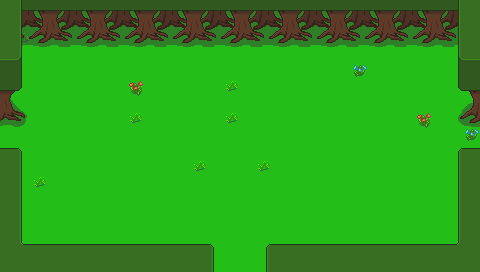

The image is a tile-based game level rendered from a .tmx file. Its description and complete source (layers, tilesets, objects, tile grids) follow:
An orthogonal 30x17 tile map with 16x16 px tiles, 3 tile layers (Base, Ground, Upper) and 4 objects (3x Entrance, ResourceSpawn).

<map version="1.2" tiledversion="1.3.3" orientation="orthogonal" renderorder="right-down" width="30" height="17" tilewidth="16" tileheight="16" infinite="0" nextlayerid="22" nextobjectid="49">
 <properties>
  <property name="ActiveSpawn" type="int" value="0" />
  <property name="Dungeon" value="Forest" />
  <property name="Outside" type="bool" value="false" />
  <property name="ResourcesMinMax" value="30-60" />
 </properties>
 <tileset firstgid="1" source="tilesetManorGrounds.tsx" />
 <layer id="19" name="Base" width="30" height="17">
  <data encoding="csv">
246,289,289,27,27,205,27,289,27,289,283,289,27,289,283,289,27,27,205,205,205,289,289,27,205,205,289,289,205,246,
246,27,289,289,205,289,27,205,205,289,27,27,205,205,27,289,27,289,289,27,27,205,289,27,205,27,289,205,27,246,
246,283,27,27,27,205,205,205,205,289,289,205,205,27,289,27,289,27,205,289,27,205,27,27,205,27,289,27,205,246,
246,27,289,27,27,27,27,289,289,205,205,289,205,205,205,289,205,27,289,289,205,27,205,205,27,27,289,27,27,246,
246,27,27,27,27,27,27,27,289,205,205,289,289,27,205,289,205,27,27,27,205,205,36,27,27,289,27,289,27,246,
289,27,289,205,289,27,205,289,77,27,289,205,205,205,283,289,289,27,289,289,27,289,205,27,205,289,27,27,205,205,
205,27,289,205,27,27,27,289,27,27,27,27,205,289,27,289,289,205,205,289,205,205,27,27,205,289,205,289,27,27,
27,289,289,27,27,289,289,289,283,205,289,27,205,205,283,289,205,205,205,205,27,205,27,205,27,27,77,27,289,289,
205,205,205,27,27,27,27,289,289,27,205,205,205,27,205,27,27,205,27,289,289,205,27,289,27,289,27,205,289,36,
289,27,205,27,289,205,27,27,205,205,289,205,289,205,289,289,289,27,205,205,289,289,27,289,205,27,27,289,27,27,
246,27,205,205,27,289,27,205,27,205,205,205,283,205,289,27,283,205,205,27,205,205,289,289,205,27,27,27,27,246,
246,27,283,289,205,289,27,27,289,27,289,205,27,27,289,205,27,205,27,289,27,27,205,27,289,205,205,27,27,246,
246,27,27,289,205,289,289,289,289,27,205,289,289,27,27,205,27,205,289,27,27,27,205,27,289,289,27,27,27,246,
246,27,205,289,27,27,205,205,27,27,289,289,289,289,289,289,205,289,205,205,27,205,205,205,27,289,289,205,27,246,
246,27,27,289,289,27,27,205,289,205,205,205,289,289,205,205,27,205,27,289,27,205,27,289,27,205,27,289,27,246,
246,27,289,205,27,289,27,27,289,205,289,289,289,289,27,289,27,205,205,27,205,289,205,205,27,289,27,289,27,246,
246,246,246,246,246,246,246,246,246,246,246,246,246,27,289,27,27,246,246,246,246,246,246,246,246,246,246,246,246,246
</data>
 </layer>
 <layer id="20" name="Ground" width="30" height="17">
  <data encoding="csv">
41,222,223,221,222,223,221,222,223,221,222,223,221,222,223,221,222,223,221,222,223,221,222,223,221,222,223,221,222,41,
41,247,248,246,247,248,246,247,248,246,247,248,246,247,248,246,247,248,246,247,248,246,247,248,246,247,248,246,247,41,
41,272,273,271,272,273,271,272,273,271,272,273,271,272,273,271,272,273,271,272,273,271,272,273,271,272,273,271,272,41,
66,67,0,0,0,0,0,0,0,0,0,0,0,0,0,0,0,0,0,0,0,0,0,0,0,0,0,0,65,66,
44,200,0,0,0,0,0,0,0,0,0,0,0,0,0,0,0,0,0,0,0,0,0,0,0,0,0,0,194,44,
224,225,0,0,0,0,0,0,0,0,0,0,0,0,0,0,0,0,0,0,0,0,0,0,0,0,0,0,219,220,
249,250,0,0,0,0,0,0,0,0,0,0,0,0,0,0,0,0,0,0,0,0,0,0,0,0,0,0,244,245,
274,275,0,0,0,0,0,0,0,0,0,0,0,0,0,0,0,0,0,0,0,0,0,0,0,0,0,0,269,270,
0,0,0,0,0,0,0,0,0,0,0,0,0,0,0,0,0,0,0,0,0,0,0,0,0,0,0,0,0,0,
0,0,0,0,0,0,0,0,0,0,0,0,0,0,0,0,0,0,0,0,0,0,0,0,0,0,0,0,0,0,
41,42,0,0,0,0,0,0,0,0,0,0,0,0,0,0,0,0,0,0,0,0,0,0,0,0,0,0,40,41,
41,42,0,0,0,0,0,0,0,0,0,0,0,0,0,0,0,0,0,0,0,0,0,0,0,0,0,0,40,41,
41,42,0,0,0,0,0,0,0,0,0,0,0,0,0,0,0,0,0,0,0,0,0,0,0,0,0,0,40,41,
41,42,0,0,0,0,0,0,0,0,0,0,0,0,0,0,0,0,0,0,0,0,0,0,0,0,0,0,40,41,
41,42,0,0,0,0,0,0,0,0,0,0,0,0,0,0,0,0,0,0,0,0,0,0,0,0,0,0,40,41,
41,93,0,0,0,0,0,0,0,0,0,0,0,0,0,0,0,0,0,0,0,0,0,0,0,0,0,0,95,41,
41,41,41,41,41,41,41,41,41,41,41,41,41,42,0,0,40,41,41,41,41,41,41,41,41,41,41,41,41,41
</data>
 </layer>
 <layer id="21" name="Upper" width="30" height="17">
  <data encoding="csv">
0,42,0,0,0,0,0,0,0,0,0,0,0,0,0,0,0,0,0,0,0,0,0,0,0,0,0,0,40,0,
0,42,0,0,0,0,0,0,0,0,0,0,0,0,0,0,0,0,0,0,0,0,0,0,0,0,0,0,40,0,
0,42,0,0,0,0,0,0,0,0,0,0,0,0,0,0,0,0,0,0,0,0,0,0,0,0,0,0,40,0,
0,0,0,0,0,0,0,0,0,0,0,0,0,0,0,0,0,0,0,0,0,0,0,0,0,0,0,0,0,0,
0,0,0,0,0,0,0,0,0,0,0,0,0,0,0,0,0,0,0,0,0,0,0,0,0,0,0,0,0,0,
0,0,0,0,0,0,0,0,0,0,0,0,0,0,0,0,0,0,0,0,0,0,0,0,0,0,0,0,0,0,
0,0,0,0,0,0,0,0,0,0,0,0,0,0,0,0,0,0,0,0,0,0,0,0,0,0,0,0,0,0,
0,0,0,0,0,0,0,0,0,0,0,0,0,0,0,0,0,0,0,0,0,0,0,0,0,0,0,0,0,0,
0,0,0,0,0,0,0,0,0,0,0,0,0,0,0,0,0,0,0,0,0,0,0,0,0,0,0,0,0,0,
16,17,0,0,0,0,0,0,0,0,0,0,0,0,0,0,0,0,0,0,0,0,0,0,0,0,0,0,15,16,
0,0,0,0,0,0,0,0,0,0,0,0,0,0,0,0,0,0,0,0,0,0,0,0,0,0,0,0,0,0,
0,0,0,0,0,0,0,0,0,0,0,0,0,0,0,0,0,0,0,0,0,0,0,0,0,0,0,0,0,0,
0,0,0,0,0,0,0,0,0,0,0,0,0,0,0,0,0,0,0,0,0,0,0,0,0,0,0,0,0,0,
0,0,0,0,0,0,0,0,0,0,0,0,0,0,0,0,0,0,0,0,0,0,0,0,0,0,0,0,0,0,
0,0,0,0,0,0,0,0,0,0,0,0,0,0,0,0,0,0,0,0,0,0,0,0,0,0,0,0,0,0,
0,0,16,16,16,16,16,16,16,16,16,16,16,17,0,0,15,16,16,16,16,16,16,16,16,16,16,16,0,0,
0,0,0,0,0,0,0,0,0,0,0,0,0,0,0,0,0,0,0,0,0,0,0,0,0,0,0,0,0,0
</data>
 </layer>
 <objectgroup id="4" name="Travel">
  <object id="28" name="Entrance" x="470.762" y="122.309" width="8.16663" height="32.8333">
   <properties>
    <property name="EntranceDir" value="Left" />
    <property name="Map" value="mapForest_04" />
   </properties>
  </object>
  <object id="47" name="Entrance" x="1.94125" y="119.666" width="7.11856" height="30.9797">
   <properties>
    <property name="EntranceDir" value="Right" />
    <property name="Map" value="mapForest_02" />
   </properties>
  </object>
  <object id="48" name="Entrance" x="217.837" y="262.68" width="41.3004" height="8.19178">
   <properties>
    <property name="EntranceDir" value="Up" />
    <property name="Map" value="mapForest_07" />
   </properties>
  </object>
 </objectgroup>
 <objectgroup id="5" name="MapObject">
  <object id="40" name="ResourceSpawn" x="96.2798" y="54.0405" width="124.333" height="96.333">
   <properties>
    <property name="Resources" value="0" />
   </properties>
  </object>
 </objectgroup>
 <objectgroup id="6" name="Character" />
</map>
